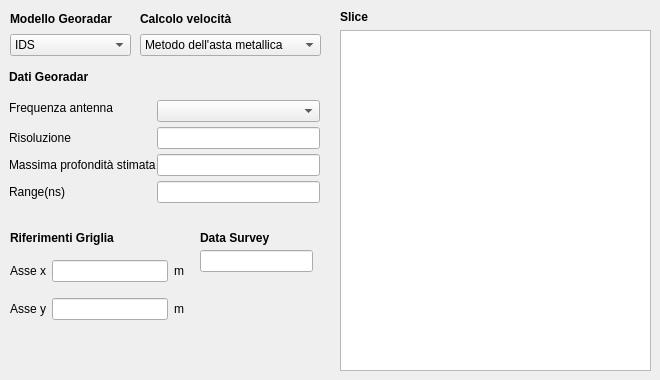
   <widget class="QWidget" name="tab_6">
    <property name="enabled">
     <bool>true</bool>
    </property>
    <attribute name="title">
     <string>GPR</string>
    </attribute>
    <widget class="QWidget" name="verticalLayoutWidget">
     <property name="geometry">
      <rect>
       <x>10</x>
       <y>250</y>
       <width>174</width>
       <height>80</height>
      </rect>
     </property>
     <layout class="QGridLayout" name="gridLayout_30">
      <item row="2" column="0">
       <widget class="QLabel" name="label_60">
        <property name="text">
         <string>Asse y</string>
        </property>
       </widget>
      </item>
      <item row="0" column="0">
       <widget class="QLabel" name="label_58">
        <property name="text">
         <string>Asse x</string>
        </property>
       </widget>
      </item>
      <item row="0" column="1">
       <widget class="QLineEdit" name="lineEdit_x"/>
      </item>
      <item row="2" column="1">
       <widget class="QLineEdit" name="lineEdit_y"/>
      </item>
      <item row="0" column="2">
       <widget class="QLabel" name="label_65">
        <property name="text">
         <string>m</string>
        </property>
       </widget>
      </item>
      <item row="2" column="2">
       <widget class="QLabel" name="label_66">
        <property name="text">
         <string>m</string>
        </property>
       </widget>
      </item>
     </layout>
    </widget>
    <widget class="QLabel" name="label_57">
     <property name="geometry">
      <rect>
       <x>9</x>
       <y>69</y>
       <width>291</width>
       <height>16</height>
      </rect>
     </property>
     <property name="font">
      <font>
       <weight>75</weight>
       <bold>true</bold>
      </font>
     </property>
     <property name="text">
      <string>Dati Georadar</string>
     </property>
    </widget>
    <widget class="QWidget" name="horizontalLayoutWidget">
     <property name="geometry">
      <rect>
       <x>9</x>
       <y>100</y>
       <width>311</width>
       <height>111</height>
      </rect>
     </property>
     <layout class="QFormLayout" name="formLayout_3">
      <property name="sizeConstraint">
       <enum>QLayout::SetMinAndMaxSize</enum>
      </property>
      <property name="fieldGrowthPolicy">
       <enum>QFormLayout::AllNonFixedFieldsGrow</enum>
      </property>
      <property name="horizontalSpacing">
       <number>1</number>
      </property>
      <property name="verticalSpacing">
       <number>5</number>
      </property>
      <item row="0" column="0">
       <widget class="QLabel" name="label_52">
        <property name="maximumSize">
         <size>
          <width>110</width>
          <height>16</height>
         </size>
        </property>
        <property name="text">
         <string>Frequenza antenna</string>
        </property>
       </widget>
      </item>
      <item row="0" column="1">
       <widget class="QComboBox" name="comboBox_frequenza">
        <property name="enabled">
         <bool>true</bool>
        </property>
        <item>
         <property name="text">
          <string/>
         </property>
        </item>
        <item>
         <property name="text">
          <string>100</string>
         </property>
        </item>
        <item>
         <property name="text">
          <string>200</string>
         </property>
        </item>
        <item>
         <property name="text">
          <string>300</string>
         </property>
        </item>
        <item>
         <property name="text">
          <string>400</string>
         </property>
        </item>
        <item>
         <property name="text">
          <string>500</string>
         </property>
        </item>
        <item>
         <property name="text">
          <string>200-600</string>
         </property>
        </item>
        <item>
         <property name="text">
          <string>400-600</string>
         </property>
        </item>
       </widget>
      </item>
      <item row="1" column="0">
       <widget class="QLabel" name="label_51">
        <property name="maximumSize">
         <size>
          <width>72</width>
          <height>150</height>
         </size>
        </property>
        <property name="text">
         <string>Risoluzione</string>
        </property>
       </widget>
      </item>
      <item row="1" column="1">
       <widget class="QLineEdit" name="lineEdit_risoluzione">
        <property name="sizePolicy">
         <sizepolicy hsizetype="Preferred" vsizetype="Preferred">
          <horstretch>0</horstretch>
          <verstretch>0</verstretch>
         </sizepolicy>
        </property>
        <property name="maximumSize">
         <size>
          <width>16777215</width>
          <height>25</height>
         </size>
        </property>
       </widget>
      </item>
      <item row="2" column="0">
       <widget class="QLabel" name="label_54">
        <property name="text">
         <string>Massima profondità stimata</string>
        </property>
       </widget>
      </item>
      <item row="2" column="1">
       <widget class="QLineEdit" name="lineEdit_max_prof">
        <property name="sizePolicy">
         <sizepolicy hsizetype="Preferred" vsizetype="Preferred">
          <horstretch>0</horstretch>
          <verstretch>0</verstretch>
         </sizepolicy>
        </property>
       </widget>
      </item>
      <item row="3" column="0">
       <widget class="QLabel" name="label_53">
        <property name="text">
         <string>Range(ns)</string>
        </property>
       </widget>
      </item>
      <item row="3" column="1">
       <widget class="QLineEdit" name="lineEdit_range">
        <property name="sizePolicy">
         <sizepolicy hsizetype="Preferred" vsizetype="Preferred">
          <horstretch>0</horstretch>
          <verstretch>0</verstretch>
         </sizepolicy>
        </property>
       </widget>
      </item>
     </layout>
    </widget>
    <widget class="QLabel" name="label_62">
     <property name="geometry">
      <rect>
       <x>10</x>
       <y>230</y>
       <width>171</width>
       <height>16</height>
      </rect>
     </property>
     <property name="font">
      <font>
       <weight>75</weight>
       <bold>true</bold>
      </font>
     </property>
     <property name="text">
      <string>Riferimenti Griglia</string>
     </property>
    </widget>
    <widget class="QWidget" name="verticalLayoutWidget_2">
     <property name="geometry">
      <rect>
       <x>10</x>
       <y>10</y>
       <width>121</width>
       <height>46</height>
      </rect>
     </property>
     <layout class="QGridLayout" name="gridLayout_22">
      <item row="0" column="0">
       <widget class="QLabel" name="label_63">
        <property name="font">
         <font>
          <weight>75</weight>
          <bold>true</bold>
         </font>
        </property>
        <property name="text">
         <string>Modello Georadar</string>
        </property>
       </widget>
      </item>
      <item row="1" column="0">
       <widget class="QComboBox" name="comboBox_modello">
        <item>
         <property name="text">
          <string>IDS</string>
         </property>
        </item>
       </widget>
      </item>
     </layout>
    </widget>
    <widget class="QWidget" name="verticalLayoutWidget_3">
     <property name="geometry">
      <rect>
       <x>140</x>
       <y>10</y>
       <width>181</width>
       <height>46</height>
      </rect>
     </property>
     <layout class="QGridLayout" name="gridLayout_23">
      <item row="0" column="0">
       <widget class="QLabel" name="label_64">
        <property name="font">
         <font>
          <weight>75</weight>
          <bold>true</bold>
         </font>
        </property>
        <property name="text">
         <string>Calcolo velocità</string>
        </property>
       </widget>
      </item>
      <item row="1" column="0">
       <widget class="QComboBox" name="comboBox_velocita">
        <item>
         <property name="text">
          <string>Metodo dell'asta metallica</string>
         </property>
        </item>
       </widget>
      </item>
     </layout>
    </widget>
    <widget class="QLabel" name="label_68">
     <property name="geometry">
      <rect>
       <x>200</x>
       <y>230</y>
       <width>111</width>
       <height>16</height>
      </rect>
     </property>
     <property name="font">
      <font>
       <weight>75</weight>
       <bold>true</bold>
      </font>
     </property>
     <property name="text">
      <string>Data Survey</string>
     </property>
    </widget>
    <widget class="QWidget" name="layoutWidget">
     <property name="geometry">
      <rect>
       <x>340</x>
       <y>10</y>
       <width>311</width>
       <height>361</height>
      </rect>
     </property>
     <layout class="QVBoxLayout" name="verticalLayout_2">
      <item>
       <widget class="QLabel" name="label_69">
        <property name="font">
         <font>
          <weight>75</weight>
          <bold>true</bold>
         </font>
        </property>
        <property name="text">
         <string>Slice</string>
        </property>
       </widget>
      </item>
      <item>
       <widget class="QListWidget" name="listWidget"/>
      </item>
     </layout>
    </widget>
    <widget class="QLineEdit" name="lineEdit_date">
     <property name="geometry">
      <rect>
       <x>200</x>
       <y>250</y>
       <width>113</width>
       <height>22</height>
      </rect>
     </property>
    </widget>
   </widget>
